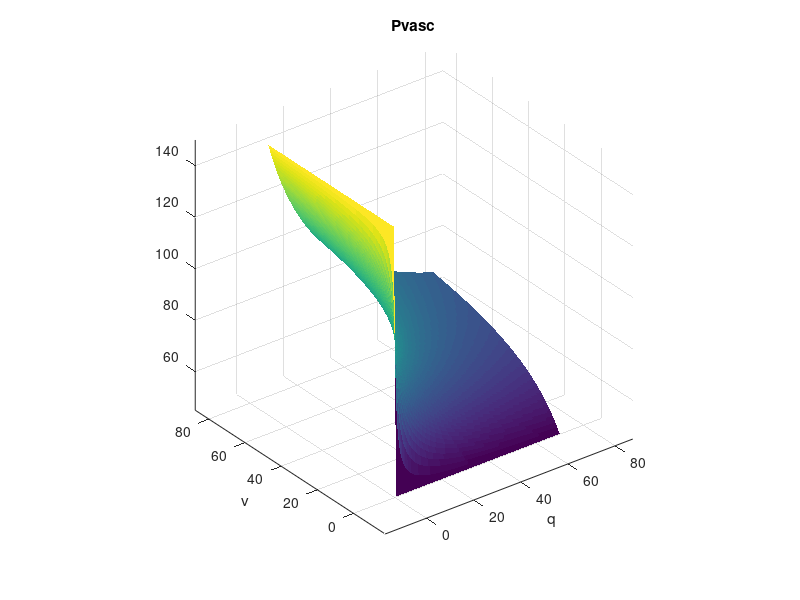
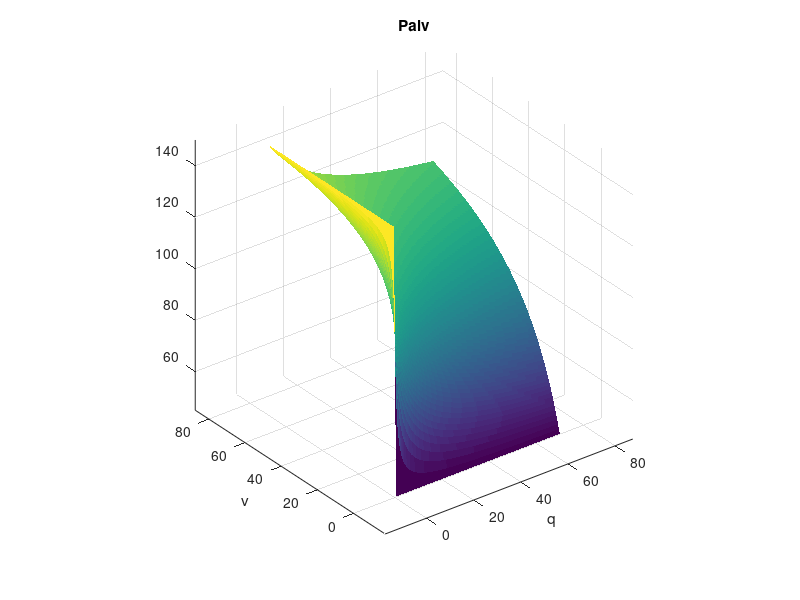
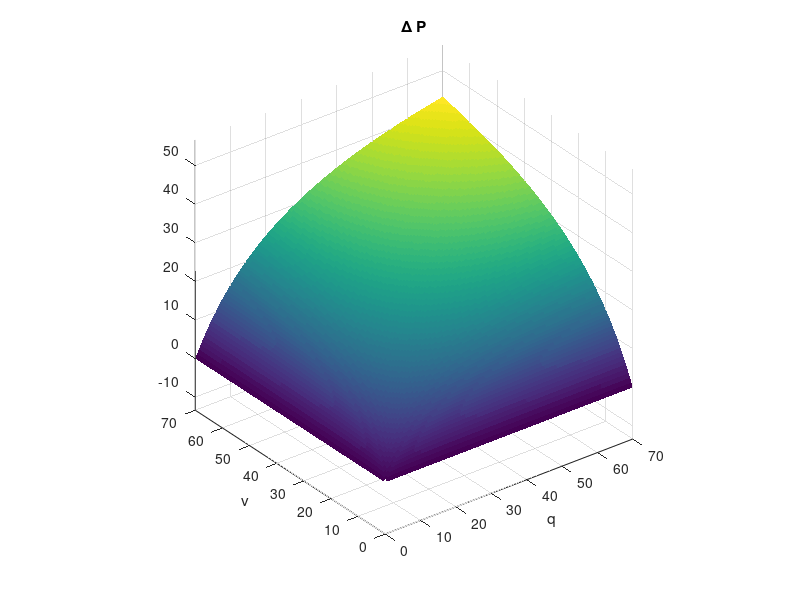
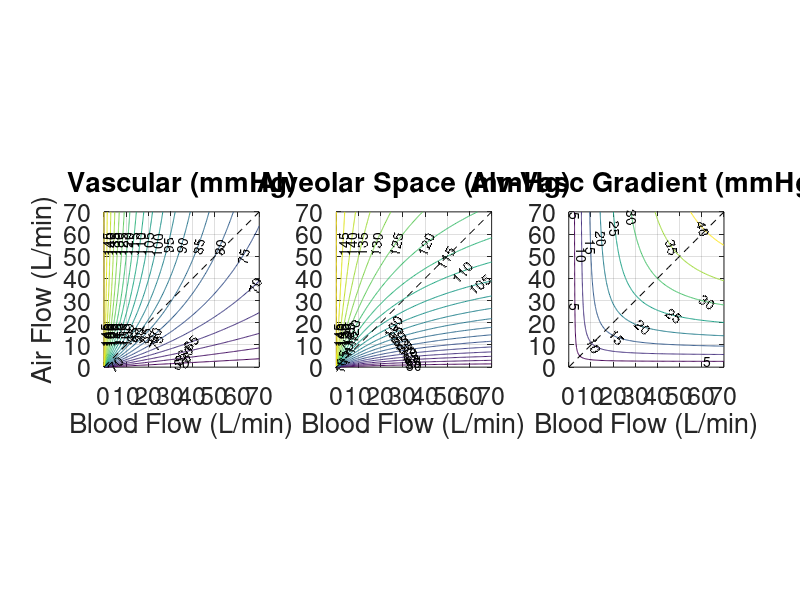

MATLAB code to generate these figures, in order: (Note: this script raises an error after producing the figures.)
clear; close all; clc;
% This script solves Model A and saves results into a .mat file + generates
% fun animated .gifs to show how the diffusion parameter affects model
% behavior

%%% parameters
D     = 50;  %apparent diffusion (L/min)
Pair  = 150; %atmospheric oxygen partial pressure (mmHg)
Pin   = 45;  %mixed venous oxygen partial pressure - pulmonary inlet (mmHg)
Vvasc = 1;   %volume of vascular space (ml)
Valv  = 1;   %alveolar volume (ml)

Vp = 5; %ventilation flow (L/min)
Qp = 5; %blood flow (L/min)

% load('ModelA_optimization_results.mat','D_opt')
% D = D_opt;

par = [D Pair Pin Vvasc Valv Vp  Qp]; %parameters vector for ODE system

%%% grids for contour plots
de = 0.5;
q  = 0:de:70;
v  = 0:de:70;
[Q,V] = meshgrid(q,v);

Dv = 1:100; %vector of diffusion parameters to explore
Dpvasc = zeros(length(q),length(v),length(Dv));
Dpalv  = zeros(length(q),length(v),length(Dv));
Ddpac  = zeros(length(q),length(v),length(Dv));

% computing contour plots
pvasc = (Pin*Q.*V+Pin*D*Q+Pair*D*V)./(Q.*V+D*Q+D*V);
palv  = (Pair*Q.*V+Pair*D*V+Pin*D*Q)./(Q.*V+D*Q+D*V);
dpac  = (Q.*V)*(Pair-Pin)./(Q.*V+D*Q+D*V);

% contour plots for vector of diffusion parameters to explore
for j = 1:length(Dv)
    Dpvasc(:,:,j) = (Pin*Q.*V+Pin*Dv(j)*Q+Pair*Dv(j)*V)./(Q.*V+Dv(j)*Q+Dv(j)*V);
    Dpalv(:,:,j)  = (Pair*Q.*V+Pair*Dv(j)*V+Pin*Dv(j)*Q)./(Q.*V+Dv(j)*Q+Dv(j)*V);
    Ddpac(:,:,j)  = Dpalv(:,:,j) - Dpvasc(:,:,j);
end

%%% solve system of ODEs
% X0 = [Pin Pair];
% [t,X] = ode45(@ModelA_RHS,[0 1],X0,[],par);

save('ModelA_results.mat')

%%% plots
% figure; %state time series
% plot(t,X)
% xlabel('Time (s)')
% ylabel('Oxygen Tension (mmHg)')
% legend('Vasc', 'Alv')

figure; %Pvasc surface
surf(Q,V,pvasc, 'EdgeColor','none')
title('Pvasc')
xlabel('q')
ylabel('v')
axis equal

figure; %Pvasc surface
surf(Q,V,palv, 'EdgeColor','none')
title('Palv')
xlabel('q')
ylabel('v')
axis equal

figure; %Alv-Cap O2 Gradient  surface
surf(Q,V,dpac, 'EdgeColor','none')
title('\Delta P')
xlabel('q')
ylabel('v')
axis equal

CON = -30:5:150;
x = 0:70;
figure; % Contour Plot
subplot(1,3,1)
contour(Q,V,pvasc,CON,'ShowText','on')
hold on
plot(x,x,'k--')
set(gca,'fontsize',18)
title('Vascular (mmHg)')
xlabel('Blood Flow (L/min)')
ylabel('Air Flow (L/min)')
axis equal
grid on

subplot(1,3,2)
contour(Q,V,palv,CON,'ShowText','on')
hold on
plot(x,x,'k--')
set(gca,'fontsize',18)
title('Alveolar Space (mmHg)')
xlabel('Blood Flow (L/min)')
axis equal
grid on

subplot(1,3,3)
contour(Q,V,dpac,CON,'ShowText','on')
hold on
plot(x,x,'k--')
set(gca,'fontsize',18)
title('Alv-Vasc Gradient (mmHg)')
xlabel('Blood Flow (L/min)')
axis equal
grid on

%%%%%%%%%%%%%%%%%%%%%%%%%%%%%%%%%%%%%%%%%%%%
%%% big old plots
figure; % Contour Plot
subplot(3,3,1)
contour(Q,V,squeeze(Dpvasc(:,:,1)),CON,'ShowText','on')
hold on
plot(x,x,'k--')
set(gca,'fontsize',18)
title('Vascular (mmHg)')
ylabel('Air Flow (ml/s)')
axis equal
grid on

subplot(3,3,2)
contour(Q,V,squeeze(Dpalv(:,:,1)),CON,'ShowText','on')
hold on
plot(x,x,'k--')
set(gca,'fontsize',18)
title('Alveolar Space (mmHg)')
axis equal
grid on

subplot(3,3,3)
contour(Q,V,squeeze(Ddpac(:,:,1)),CON,'ShowText','on')
hold on
plot(x,x,'k--')
set(gca,'fontsize',18)
title('Alv-Vasc Gradient (mmHg)')
axis equal
grid on

subplot(3,3,4)
contour(Q,V,squeeze(Dpvasc(:,:,2)),CON,'ShowText','on')
hold on
plot(x,x,'k--')
set(gca,'fontsize',18)
ylabel('Air Flow (ml/s)')
axis equal
grid on

subplot(3,3,5)
contour(Q,V,squeeze(Dpalv(:,:,2)),CON,'ShowText','on')
hold on
plot(x,x,'k--')
set(gca,'fontsize',18)
axis equal
grid on

subplot(3,3,6)
contour(Q,V,squeeze(Ddpac(:,:,2)),CON,'ShowText','on')
hold on
plot(x,x,'k--')
set(gca,'fontsize',18)
axis equal
grid on

subplot(3,3,7)
contour(Q,V,squeeze(Dpvasc(:,:,3)),CON,'ShowText','on')
hold on
plot(x,x,'k--')
set(gca,'fontsize',18)
xlabel('Blood Flow (ml/s)')
ylabel('Air Flow (ml/s)')
axis equal
grid on

subplot(3,3,8)
contour(Q,V,squeeze(Dpalv(:,:,3)),CON,'ShowText','on')
hold on
plot(x,x,'k--')
set(gca,'fontsize',18)
xlabel('Blood Flow (ml/s)')
axis equal
grid on

subplot(3,3,9)
contour(Q,V,squeeze(Ddpac(:,:,3)),CON,'ShowText','on')
hold on
plot(x,x,'k--')
set(gca,'fontsize',18)
xlabel('Blood Flow (ml/s)')
axis equal
grid on

%%% making gifs
CON = -30:5:150;
h = figure('units','normalized','outerposition',[0 0 1 1]);
for i = 1:length(Dv) %iterate by size of Dv
    %%%% make contour plots
    cla(gca)
    
    contour(Q,V,squeeze(Dpvasc(:,:,i)),CON,'ShowText','on')
    hold on
    plot(x,x,'k--')
    set(gca,'fontsize',18)
    xlabel('Cardiac Output (L/min)')
    ylabel('Ventilation Magnitude (L/min)')
    text(9,1,['D = ', num2str(Dv(i))],'fontsize',18)
    axis equal
    grid on
    
    if i == 1
        gif('ModelA_vasc.gif','DelayTime',1/15) %make gif file
    else
        gif %append frame to gif
    end
    disp(i)
end

h2 = figure('units','normalized','outerposition',[0 0 1 1]);
for i = 1:length(Dv) %iterate by size of Dv
    %%%% make contour plots
    cla(gca)
    
    contour(Q,V,squeeze(Dpalv(:,:,i)),CON,'ShowText','on')
    hold on
    plot(x,x,'k--')
    set(gca,'fontsize',18)
    xlabel('Cardiac Output (L/min)')
    ylabel('Ventilation Magnitude (L/min)')
    text(9,1,['D = ', num2str(Dv(i))],'fontsize',18)
    axis equal
    grid on
    
    if i == 1
        gif('ModelA_alv.gif','DelayTime',1/15) %make gif file
    else
        gif %append frame to gif
    end
    disp(i)
end

h3 = figure('units','normalized','outerposition',[0 0 1 1]);
for i = 1:length(Dv) %iterate by size of Dv
    %%%% make contour plots
    cla(gca)
    
    contour(Q,V,squeeze(Ddpac(:,:,i)),CON,'ShowText','on')
    hold on
    plot(x,x,'k--')
    set(gca,'fontsize',18)
    xlabel('Cardiac Output (L/min)')
    ylabel('Ventilation Magnitude (L/min)')
    text(9,1,['D = ', num2str(Dv(i))],'fontsize',18)
    axis equal
    grid on
    
    if i == 1
        gif('ModelA_grad.gif','DelayTime',1/15) %make gif file
    else
        gif %append frame to gif
    end
    disp(i)
end
